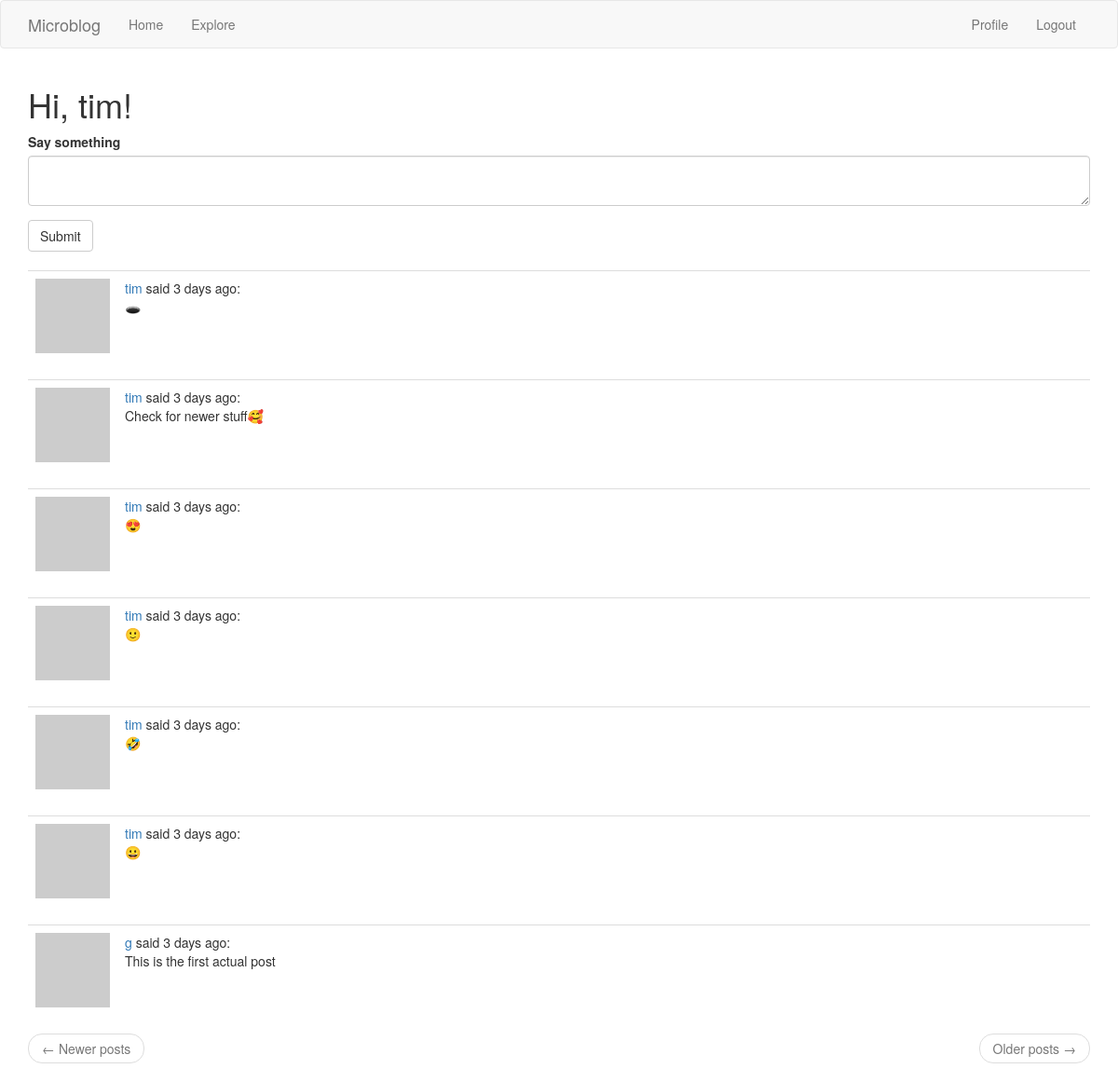
Before: /index (signed in) with the older database file.
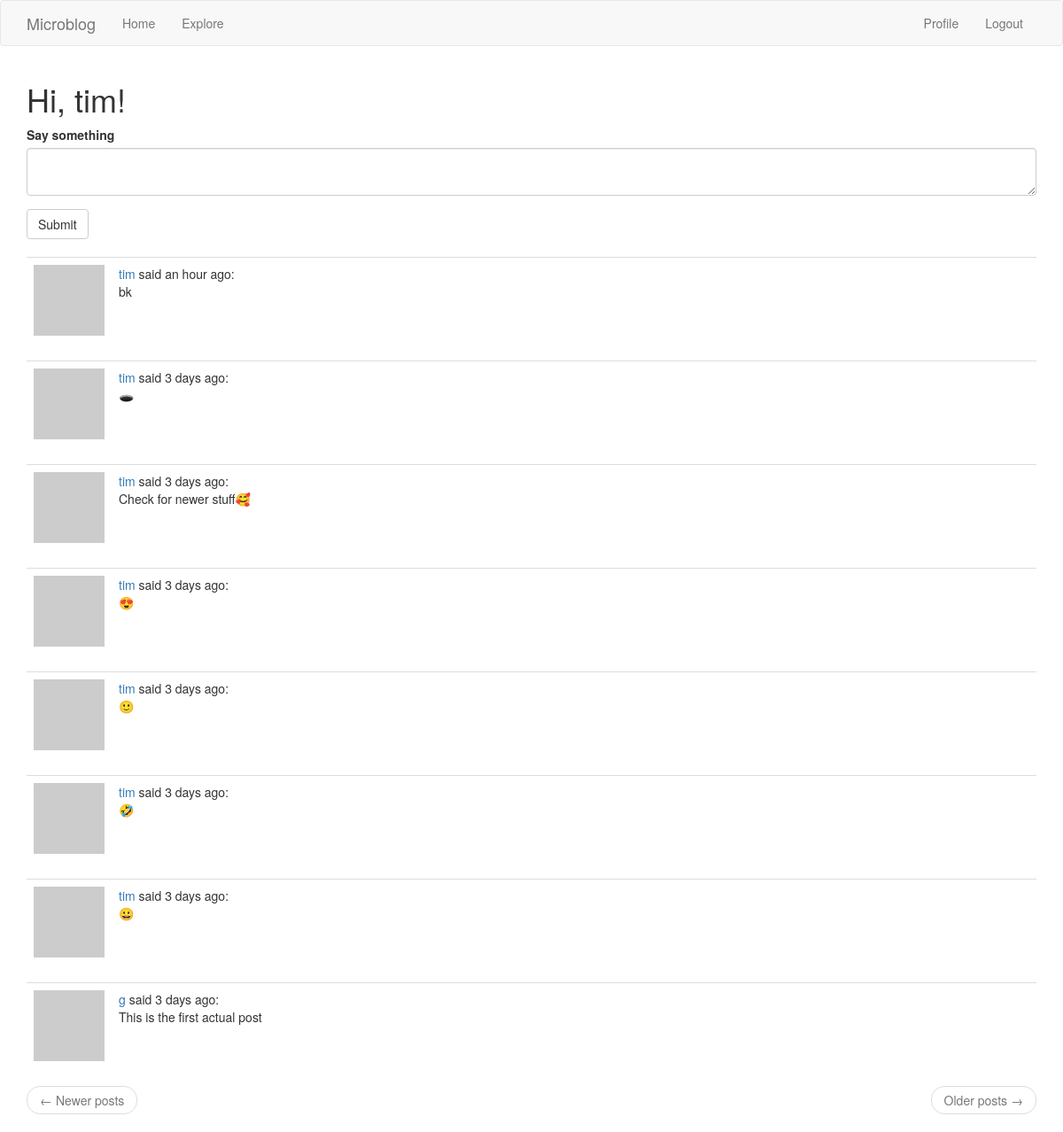
After: the same page with the newer database file.
### app/models.py (models this page shows, shortened)
class Post(db.Model):
    id = db.Column(db.Integer, primary_key=True)
    body = db.Column(db.String(140))
    timestamp = db.Column(db.DateTime, index=True, default=datetime.utcnow)
    user_id = db.Column(db.Integer, db.ForeignKey('user.id'))

class User(UserMixin, db.Model):
    id = db.Column(db.Integer, primary_key=True)
    username = db.Column(db.String(64), index=True, unique=True)
    email = db.Column(db.String(120), index=True, unique=True)
    password_hash = db.Column(db.String(128))
    posts = db.relationship('Post', backref='author', lazy='dynamic')
    about_me = db.Column(db.String(140))
    last_seen = db.Column(db.DateTime, default=datetime.utcnow)
    def avatar(self, size):
        digest = md5(self.email.lower().encode('utf-8')).hexdigest()
        return 'https://www.gravatar.com/avatar/{}?d=identicon&s={}'.format(
            digest, size)
    followed =db.relationship(
        'User', secondary=followers,
        primaryjoin=(followers.c.follower_id == id),
        secondaryjoin=(followers.c.followed_id == id),
        backref=db.backref('followers', lazy='dynamic'), lazy='dynamic'
    )
    def followed_posts(self):
        followed = Post.query.join(
            followers, (followers.c.followed_id == Post.user_id)).filter(
                followers.c.follower_id == self.id)
        own = Post.query.filter_by(user_id=self.id)
        return followed.union(own).order_by(Post.timestamp.desc())

### app/routes.py (the view)
@app.route('/', methods=['GET', 'POST'])
@app.route('/index', methods=['GET', 'POST'])
@login_required
def index():
    form = PostForm()
    if form.validate_on_submit():
        post = Post(body=form.post.data, author=current_user)
        db.session.add(post)
        db.session.commit()
        flash('Your post is now live!')
        return redirect(url_for('index'))
    posts = [
        {
            'author': {'username': 'John'},
            'body': 'Beautiful day in Portland!'
        },
        {
            'author': {'username': 'Susan'},
            'body': 'The Avengers movie was so cool!'
        }
    ]
    page = request.args.get('page', 1, type=int)
    posts = current_user.followed_posts().paginate(
        page, app.config['POSTS_PER_PAGE'], False)
    next_url = url_for('index', page=posts.next_num) \
        if posts.has_next else None
    prev_url = url_for('index', page=posts.prev_num) \
        if posts.has_prev else None
    return render_template("index.html", title='Home', form=form,
                           posts=posts.items, next_url=next_url,
                            prev_url=prev_url)

### app/forms.py
class PostForm(FlaskForm):
    post = TextAreaField('Say something', validators=[
        DataRequired(), Length(min=1, max=140)])
    submit = SubmitField('Submit')

### app/models.py (called while the page is built)
@login.user_loader
def load_user(id):
    return User.query.get(int(id))

### app/routes.py (called while the page is built)
@app.before_request
def before_request():
    if current_user.is_authenticated:
        current_user.last_seen = datetime.utcnow()
        db.session.commit()

### app/templates/index.html
{% extends "base.html" %}
{% import 'bootstrap/wtf.html' as wtf %}
{% block app_content %}
    <h1>Hi, {{ current_user.username }}!</h1>
    {% if form %}
    {{ wtf.quick_form(form) }}
    <br>
    {% endif %}
    {% for post in posts %}
        {% include '_post.html' %}
    {% endfor %}
    <nav aria-label="...">
        <ul class="pager">
            <li class="previous{% if not prev_url %} disabled{% endif %}">
                <a href="{{ prev_url or '#' }}">
                    <span aria-hidden="true">&larr;</span> Newer posts
                </a>
            </li>
            <li class="next{% if not next_url %} disabled{% endif %}">
                <a href="{{ next_url or '#' }}">
                    Older posts <span aria-hidden="true">&rarr;</span>
                </a>
            </li>
        </ul>
    </nav>
{% endblock %}

### app/templates/_post.html
<table class="table table-hover">
    <tr>
        <td width="70px">
            <a href="{{ url_for('user', username=post.author.username) }}">
                <img src="{{ post.author.avatar(70) }}" />
            </a>
        </td>
        <td>
            <a href="{{ url_for('user', username=post.author.username) }}">
                {{ post.author.username }}
            </a>
            said {{ moment(post.timestamp).fromNow() }}:
            <br>
            {{ post.body }}
        </td>
    </tr>
</table>

Changed rows visible on the page:
added Post: author.username "tim", timestamp "an hour ago", body "bk"
